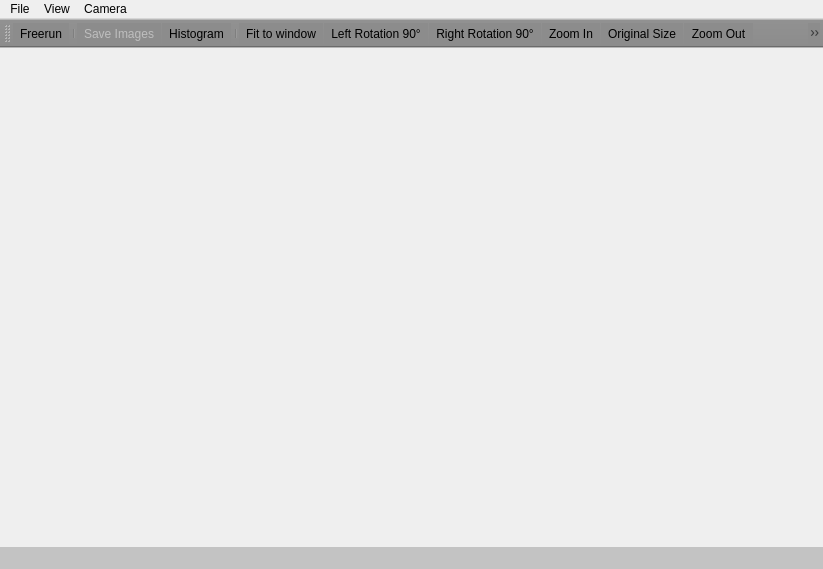
<?xml version="1.0" encoding="UTF-8"?>
<ui version="4.0">
 <class>ViewerWindow</class>
 <widget class="QMainWindow" name="ViewerWindow">
  <property name="geometry">
   <rect>
    <x>0</x>
    <y>0</y>
    <width>823</width>
    <height>569</height>
   </rect>
  </property>
  <property name="windowTitle">
   <string>MainWindow</string>
  </property>
  <widget class="QWidget" name="centralWidget">
   <layout class="QGridLayout" name="gridLayout"/>
  </widget>
  <widget class="QMenuBar" name="menuBarMainWindow">
   <property name="geometry">
    <rect>
     <x>0</x>
     <y>0</y>
     <width>823</width>
     <height>22</height>
    </rect>
   </property>
   <property name="styleSheet">
    <string notr="true">font: 10pt &quot;Verdana&quot;;</string>
   </property>
   <widget class="QMenu" name="fileMenu">
    <property name="title">
     <string>File</string>
    </property>
    <addaction name="ActionSaveImages"/>
    <addaction name="ActionSaveAs"/>
    <addaction name="ActionSaveOptions"/>
   </widget>
   <widget class="QMenu" name="viewMenu">
    <property name="title">
     <string>View</string>
    </property>
    <addaction name="ActionFitToWindow"/>
    <addaction name="ActionLeftRotation"/>
    <addaction name="ActionRightRotation"/>
    <addaction name="separator"/>
    <addaction name="ActionHistogram"/>
    <addaction name="separator"/>
    <addaction name="ActionZoomIn"/>
    <addaction name="ActionZoomOut"/>
    <addaction name="ActionOriginalSize"/>
    <addaction name="ActionResetPosition"/>
    <addaction name="separator"/>
    <addaction name="ActionDisplayOptions"/>
   </widget>
   <widget class="QMenu" name="menuCamera">
    <property name="title">
     <string>Camera</string>
    </property>
    <widget class="QMenu" name="menuDirect_Access">
     <property name="title">
      <string>Direct Access</string>
     </property>
     <addaction name="ActionRegister"/>
    </widget>
    <addaction name="ActionFreerun"/>
    <addaction name="separator"/>
    <addaction name="menuDirect_Access"/>
   </widget>
   <addaction name="fileMenu"/>
   <addaction name="viewMenu"/>
   <addaction name="menuCamera"/>
  </widget>
  <widget class="QStatusBar" name="statusbar">
   <property name="styleSheet">
    <string notr="true">background-color: rgb(195, 195, 195);
font: 10pt &quot;Verdana&quot;;</string>
   </property>
  </widget>
  <widget class="QToolBar" name="toolBar">
   <property name="minimumSize">
    <size>
     <width>0</width>
     <height>0</height>
    </size>
   </property>
   <property name="windowTitle">
    <string>Viewer ToolBar </string>
   </property>
   <property name="styleSheet">
    <string notr="true">background-color: rgb(140, 140, 140);</string>
   </property>
   <property name="toolButtonStyle">
    <enum>Qt::ToolButtonIconOnly</enum>
   </property>
   <attribute name="toolBarArea">
    <enum>TopToolBarArea</enum>
   </attribute>
   <attribute name="toolBarBreak">
    <bool>false</bool>
   </attribute>
   <addaction name="ActionFreerun"/>
   <addaction name="separator"/>
   <addaction name="ActionSaveImages"/>
   <addaction name="ActionHistogram"/>
   <addaction name="separator"/>
   <addaction name="ActionFitToWindow"/>
   <addaction name="ActionLeftRotation"/>
   <addaction name="ActionRightRotation"/>
   <addaction name="ActionZoomIn"/>
   <addaction name="ActionOriginalSize"/>
   <addaction name="ActionZoomOut"/>
   <addaction name="ActionResetPosition"/>
  </widget>
  <action name="ActionFreerun">
   <property name="checkable">
    <bool>true</bool>
   </property>
   <property name="icon">
    <iconset resource="VimbaViewer.qrc">
     <normaloff>:/VimbaViewer/Images/play.png</normaloff>:/VimbaViewer/Images/play.png</iconset>
   </property>
   <property name="text">
    <string>Freerun</string>
   </property>
   <property name="toolTip">
    <string>Freerun</string>
   </property>
   <property name="shortcut">
    <string>Ctrl+F</string>
   </property>
  </action>
  <action name="ActionResetPosition">
   <property name="icon">
    <iconset resource="VimbaViewer.qrc">
     <normaloff>:/VimbaViewer/Images/resetposition.png</normaloff>:/VimbaViewer/Images/resetposition.png</iconset>
   </property>
   <property name="text">
    <string>Reset Docking Position</string>
   </property>
   <property name="toolTip">
    <string>Reset docking windows position</string>
   </property>
   <property name="shortcut">
    <string>Ctrl+R</string>
   </property>
  </action>
  <action name="ActionSaveAs">
   <property name="icon">
    <iconset resource="VimbaViewer.qrc">
     <normaloff>:/VimbaViewer/Images/save.png</normaloff>:/VimbaViewer/Images/save.png</iconset>
   </property>
   <property name="text">
    <string>Save As...</string>
   </property>
  </action>
  <action name="ActionOriginalSize">
   <property name="icon">
    <iconset resource="VimbaViewer.qrc">
     <normaloff>:/VimbaViewer/Images/zoom_default.png</normaloff>:/VimbaViewer/Images/zoom_default.png</iconset>
   </property>
   <property name="text">
    <string>Set Zoom To Default</string>
   </property>
   <property name="iconText">
    <string>Original Size</string>
   </property>
   <property name="toolTip">
    <string>Set zoom to default (original size)</string>
   </property>
   <property name="shortcut">
    <string>Ctrl+D</string>
   </property>
  </action>
  <action name="ActionSaveOptions">
   <property name="icon">
    <iconset resource="VimbaViewer.qrc">
     <normaloff>:/VimbaViewer/Images/option.png</normaloff>:/VimbaViewer/Images/option.png</iconset>
   </property>
   <property name="text">
    <string>Save Options...</string>
   </property>
  </action>
  <action name="ActionRegister">
   <property name="icon">
    <iconset resource="VimbaViewer.qrc">
     <normaloff>:/VimbaViewer/Images/directaccess.png</normaloff>:/VimbaViewer/Images/directaccess.png</iconset>
   </property>
   <property name="text">
    <string>Register</string>
   </property>
   <property name="toolTip">
    <string>Direct Access Register</string>
   </property>
  </action>
  <action name="ActionSaveImages">
   <property name="enabled">
    <bool>false</bool>
   </property>
   <property name="icon">
    <iconset resource="VimbaViewer.qrc">
     <normaloff>:/VimbaViewer/Images/savemultipleimages.png</normaloff>:/VimbaViewer/Images/savemultipleimages.png</iconset>
   </property>
   <property name="text">
    <string>Save Images</string>
   </property>
   <property name="toolTip">
    <string>Save images</string>
   </property>
  </action>
  <action name="ActionDisplayOptions">
   <property name="text">
    <string>Options...</string>
   </property>
   <property name="toolTip">
    <string>Display options</string>
   </property>
  </action>
  <action name="ActionHistogram">
   <property name="checkable">
    <bool>true</bool>
   </property>
   <property name="icon">
    <iconset resource="VimbaViewer.qrc">
     <normaloff>:/VimbaViewer/Images/histogram.png</normaloff>:/VimbaViewer/Images/histogram.png</iconset>
   </property>
   <property name="text">
    <string>Histogram</string>
   </property>
   <property name="toolTip">
    <string>Open the histogram window</string>
   </property>
   <property name="shortcut">
    <string>Ctrl+H</string>
   </property>
  </action>
  <action name="ActionFitToWindow">
   <property name="checkable">
    <bool>true</bool>
   </property>
   <property name="icon">
    <iconset resource="VimbaViewer.qrc">
     <normaloff>:/VimbaViewer/Images/fittowin.png</normaloff>:/VimbaViewer/Images/fittowin.png</iconset>
   </property>
   <property name="text">
    <string>Fit to window</string>
   </property>
   <property name="shortcut">
    <string>Ctrl+W</string>
   </property>
  </action>
  <action name="ActionLeftRotation">
   <property name="icon">
    <iconset resource="VimbaViewer.qrc">
     <normaloff>:/VimbaViewer/Images/leftrotate.png</normaloff>:/VimbaViewer/Images/leftrotate.png</iconset>
   </property>
   <property name="text">
    <string>Left Rotation 90°</string>
   </property>
  </action>
  <action name="ActionRightRotation">
   <property name="icon">
    <iconset resource="VimbaViewer.qrc">
     <normaloff>:/VimbaViewer/Images/rightrotate.png</normaloff>:/VimbaViewer/Images/rightrotate.png</iconset>
   </property>
   <property name="text">
    <string>Right Rotation 90°</string>
   </property>
  </action>
  <action name="ActionZoomIn">
   <property name="icon">
    <iconset resource="VimbaViewer.qrc">
     <normaloff>:/VimbaViewer/Images/zoom_in.png</normaloff>:/VimbaViewer/Images/zoom_in.png</iconset>
   </property>
   <property name="text">
    <string>Zoom In</string>
   </property>
   <property name="shortcut">
    <string>Ctrl++</string>
   </property>
  </action>
  <action name="ActionZoomOut">
   <property name="icon">
    <iconset resource="VimbaViewer.qrc">
     <normaloff>:/VimbaViewer/Images/zoom_out.png</normaloff>:/VimbaViewer/Images/zoom_out.png</iconset>
   </property>
   <property name="text">
    <string>Zoom Out</string>
   </property>
   <property name="shortcut">
    <string>Ctrl+-</string>
   </property>
  </action>
 </widget>
 <resources>
  <include location="VimbaViewer.qrc"/>
 </resources>
 <connections/>
</ui>
